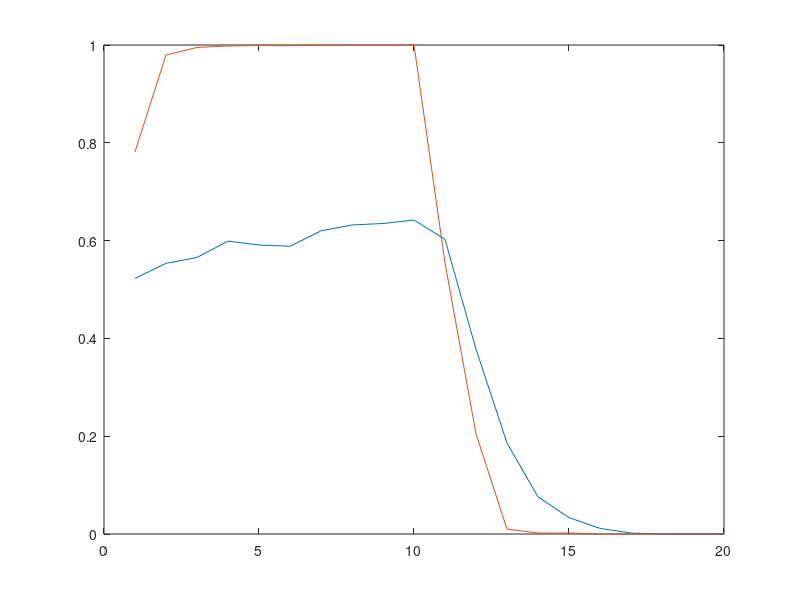

Write the MATLAB code that produced this figure.

clear all
% contingent-sampling model in which similarity was defined
%on the basis of the relative advantage of
%the promoted option in the m most recent trials
Exp=1;
demoted=[8 2]; % demoted option points

%promoted options during training
prom(1,:)=[17 1]; % partial reinforcement
prom(2,:)=[9 9]; %full reinforce

prom_ext = [1 1]; % promoted points during extinction

nTrialsPerBlock=10; % number of trials per block
j=1;
k=2;
run=1;

nTrainBlocks = 10;
nTestBlocks = 10; % these are really extinction blocks; should prob rename

nBlocks = nTrainBlocks + nTestBlocks;
nTrials = nBlocks * nTrialsPerBlock;

Partial_Prom = zeros(1,nBlocks);
Full_Prom = zeros(1,nBlocks);

groupSizes = [2 3 4 5];
recScale = 0.0; % set to 0 for no recency

nReps=200;

for p=1:2; %1=partial 2=full either running partial or full
    % nesting p inside reps didn't make sense to me, as full and
    % partial are different conditions (ppl don't see same thing)
    
    for reps=1:nReps
        
        t = 1;
        counter=1;
        absT=1;
        
        % this randomizes feedback while controlling overall
        % frequency
        vTrain = [repmat(prom(p,1),1,nTrialsPerBlock*nTrainBlocks/2) ...
            repmat(prom(p,2),1,nTrialsPerBlock*nTrainBlocks/2)];
        vExt = [repmat(prom_ext(1),1,nTrialsPerBlock*nTestBlocks/2) ...
            repmat(prom_ext(2),1,nTrialsPerBlock*nTestBlocks/2)];
        
        v = [randsample(vTrain,length(vTrain),false) ...
            randsample(vExt,length(vExt),false)];
        v = [v; repmat(demoted(Exp),1,nTrials)];
        [y, maxi] = max(v);
        v = [v; maxi==1];
        
        newGroup = 1;
        
        groupHist = NaN(nTrials,max(groupSizes));
        groupVals = NaN(nTrials,max(groupSizes));
        groupHistSize = zeros(nTrials,1);
        groupIndex = 0;
        
        for block=1:nBlocks
            
            if block > nTrainBlocks
                curr_prom = prom_ext;
            else
                curr_prom = prom(p,:);
            end
            
            %t_P = zeros(1,nTrialsPerBlock);
            
            for t=1:nTrialsPerBlock
               
                if newGroup==1
                    currGroupSize = randsample(groupSizes,1);
                    inpos = 1;
                    newGroup=0;
                    currGroup = NaN(1,currGroupSize);
                    currVals = NaN(1,currGroupSize);
                    groupIndex = groupIndex + 1;
                end
                
                if inpos>1
                    matches = sum(repmat(currGroup(1:(inpos-1)),nTrials,1)==...
                        groupHist(:,1:(inpos-1)),2)==(inpos-1) & groupHistSize>=inpos;
                else
                    matches = groupHistSize>=1;
                    %matches = 0; % forces guess
                end
                
                % 'strfind' is a good choice here (how I would have
                % done it) :)
                %matches=strfind(v(3,1:(absT-2)),sample); % find the start index of a sample
                % made this -2 to make sure it doesn't include current
                % choice in matches
                
                % We want the expected payoff given that sequence;
                % so average rewards following each match
                if sum(matches)>0
                    weights = exp(recScale.*((1:(groupIndex-1))-(groupIndex-1)));
                    weights(groupIndex:nTrials) = 0;
                    weights = weights(matches)./sum(weights(matches));
                    exVal = sum(groupVals(matches,inpos).*weights');
                    
                    % choose option with highest value
                    t_P(t,block) = exVal>demoted(Exp);
                    
                    % has trouble going to 0 for full condition as matches
                    % all previous trials, and expected value for promoted
                    % option in training phase often outweighs extinction
                    % phase
                    
                else % if we don't have any matches...
                    t_P(t,block) = rand>0.5; % ...just guess
                    %t_P(t,block) = 0; % pick demoted
                end
                
                % Note that this (the method in their paper) only
                % works when demoted option is const. Could be
                % extended to where demoted also varies
                
                
                %                         if demoted>score;
                %                             t_P(t,block)=0;
                %                         else
                %                             t_P(t,block)=1;
                %                         end
                %                         t_P(1:m,1)=0;
                
                currGroup(inpos) = v(3,absT);
                currVals(inpos) = v(1,absT);
                
                absT=absT+1;
                
                inpos=inpos+1;
                
                if inpos>currGroupSize
                    newGroup=1;
                    groupHist(groupIndex,1:(inpos-1)) = currGroup;
                    groupVals(groupIndex,1:(inpos-1)) = currVals;
                    groupHistSize(groupIndex) = currGroupSize;
                end
            end
            
            if p==1
                Partial_Prom(reps,block) = mean(t_P(:,block));
            else
                Full_Prom(reps,block) = mean(t_P(:,block));
            end
        end
    end
end

plot(mean(Partial_Prom))
hold on
%    subplot(1,5,m);
plot(mean(Full_Prom))
hold off
ylim([0 1])




